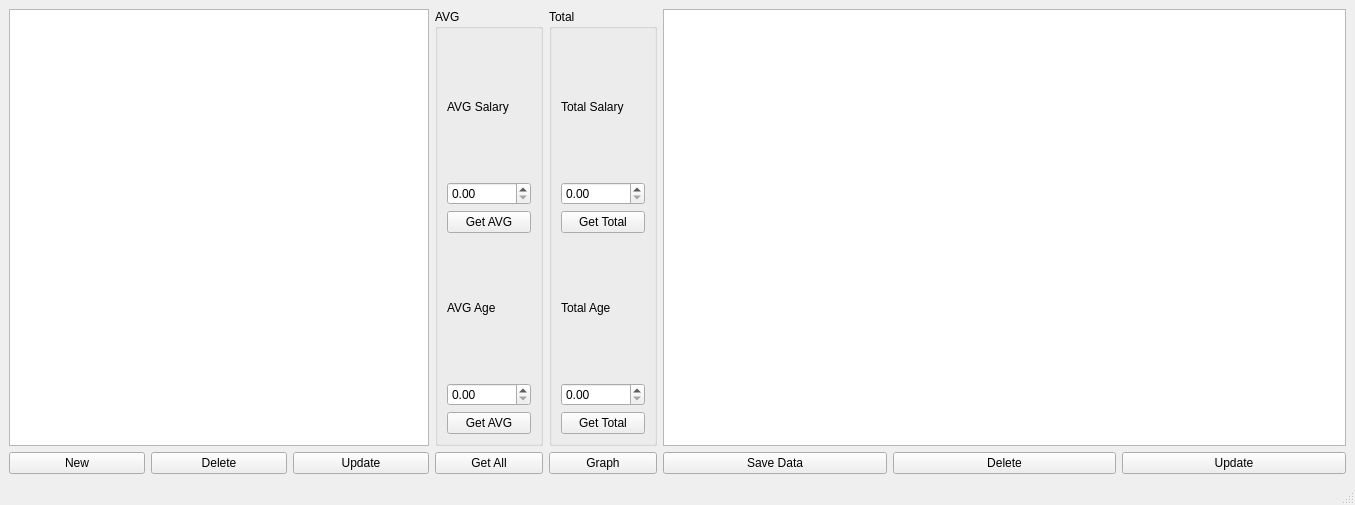
<?xml version="1.0" encoding="UTF-8"?>
<ui version="4.0">
 <class>MainWindow</class>
 <widget class="QMainWindow" name="MainWindow">
  <property name="geometry">
   <rect>
    <x>0</x>
    <y>0</y>
    <width>1355</width>
    <height>505</height>
   </rect>
  </property>
  <property name="windowTitle">
   <string>MainWindow</string>
  </property>
  <widget class="QWidget" name="centralwidget">
   <layout class="QGridLayout" name="gridLayout">
    <item row="1" column="5">
     <widget class="QPushButton" name="Save_button">
      <property name="text">
       <string>Save Data</string>
      </property>
     </widget>
    </item>
    <item row="0" column="5" colspan="3">
     <widget class="QTableView" name="Company_table">
      <property name="sizePolicy">
       <sizepolicy hsizetype="MinimumExpanding" vsizetype="MinimumExpanding">
        <horstretch>1</horstretch>
        <verstretch>1</verstretch>
       </sizepolicy>
      </property>
      <property name="minimumSize">
       <size>
        <width>520</width>
        <height>0</height>
       </size>
      </property>
     </widget>
    </item>
    <item row="1" column="1">
     <widget class="QPushButton" name="Delete_button">
      <property name="text">
       <string>Delete</string>
      </property>
     </widget>
    </item>
    <item row="0" column="0" colspan="3">
     <widget class="QTableView" name="tableView">
      <property name="sizePolicy">
       <sizepolicy hsizetype="Preferred" vsizetype="Minimum">
        <horstretch>0</horstretch>
        <verstretch>0</verstretch>
       </sizepolicy>
      </property>
      <property name="minimumSize">
       <size>
        <width>420</width>
        <height>0</height>
       </size>
      </property>
     </widget>
    </item>
    <item row="1" column="6">
     <widget class="QPushButton" name="Delete_totalButton">
      <property name="text">
       <string>Delete</string>
      </property>
     </widget>
    </item>
    <item row="1" column="7">
     <widget class="QPushButton" name="Update_totalButton">
      <property name="text">
       <string>Update</string>
      </property>
     </widget>
    </item>
    <item row="1" column="0">
     <widget class="QPushButton" name="New_button">
      <property name="text">
       <string>New</string>
      </property>
     </widget>
    </item>
    <item row="1" column="2">
     <widget class="QPushButton" name="Update_button">
      <property name="text">
       <string>Update</string>
      </property>
     </widget>
    </item>
    <item row="0" column="3">
     <widget class="QGroupBox" name="groupBox">
      <property name="sizePolicy">
       <sizepolicy hsizetype="Fixed" vsizetype="Preferred">
        <horstretch>0</horstretch>
        <verstretch>0</verstretch>
       </sizepolicy>
      </property>
      <property name="title">
       <string>AVG</string>
      </property>
      <layout class="QGridLayout" name="gridLayout_2">
       <item row="0" column="0">
        <widget class="QLabel" name="label_2">
         <property name="text">
          <string>AVG Salary</string>
         </property>
        </widget>
       </item>
       <item row="1" column="0">
        <widget class="QDoubleSpinBox" name="Salary_box">
         <property name="maximum">
          <double>100000000000000000.000000000000000</double>
         </property>
        </widget>
       </item>
       <item row="2" column="0">
        <widget class="QPushButton" name="Sallary_Button">
         <property name="text">
          <string>Get AVG</string>
         </property>
        </widget>
       </item>
       <item row="3" column="0">
        <widget class="QLabel" name="label">
         <property name="text">
          <string>AVG Age</string>
         </property>
        </widget>
       </item>
       <item row="4" column="0">
        <widget class="QDoubleSpinBox" name="Age_box">
         <property name="maximum">
          <double>999999.000000000000000</double>
         </property>
        </widget>
       </item>
       <item row="5" column="0">
        <widget class="QPushButton" name="Age_button">
         <property name="text">
          <string>Get AVG</string>
         </property>
        </widget>
       </item>
      </layout>
     </widget>
    </item>
    <item row="1" column="3">
     <widget class="QPushButton" name="All_button">
      <property name="text">
       <string>Get All</string>
      </property>
     </widget>
    </item>
    <item row="0" column="4">
     <widget class="QGroupBox" name="groupBox_2">
      <property name="sizePolicy">
       <sizepolicy hsizetype="Fixed" vsizetype="Minimum">
        <horstretch>0</horstretch>
        <verstretch>0</verstretch>
       </sizepolicy>
      </property>
      <property name="title">
       <string>Total</string>
      </property>
      <layout class="QGridLayout" name="gridLayout_3">
       <item row="0" column="0">
        <widget class="QLabel" name="label_3">
         <property name="text">
          <string>Total Salary</string>
         </property>
        </widget>
       </item>
       <item row="1" column="0">
        <widget class="QDoubleSpinBox" name="Salary_totalBox">
         <property name="maximum">
          <double>100000000000000000.000000000000000</double>
         </property>
        </widget>
       </item>
       <item row="2" column="0">
        <widget class="QPushButton" name="Sallary_totalButton">
         <property name="text">
          <string>Get Total</string>
         </property>
        </widget>
       </item>
       <item row="3" column="0">
        <widget class="QLabel" name="label_4">
         <property name="text">
          <string>Total Age</string>
         </property>
        </widget>
       </item>
       <item row="4" column="0">
        <widget class="QDoubleSpinBox" name="Age_totalBox">
         <property name="maximum">
          <double>99999999999.000000000000000</double>
         </property>
        </widget>
       </item>
       <item row="5" column="0">
        <widget class="QPushButton" name="Age_totalButton">
         <property name="text">
          <string>Get Total</string>
         </property>
        </widget>
       </item>
      </layout>
     </widget>
    </item>
    <item row="1" column="4">
     <widget class="QPushButton" name="Graph_button">
      <property name="text">
       <string>Graph</string>
      </property>
     </widget>
    </item>
   </layout>
  </widget>
  <widget class="QMenuBar" name="menubar">
   <property name="geometry">
    <rect>
     <x>0</x>
     <y>0</y>
     <width>1355</width>
     <height>21</height>
    </rect>
   </property>
  </widget>
  <widget class="QStatusBar" name="statusbar"/>
 </widget>
 <resources/>
 <connections/>
</ui>
